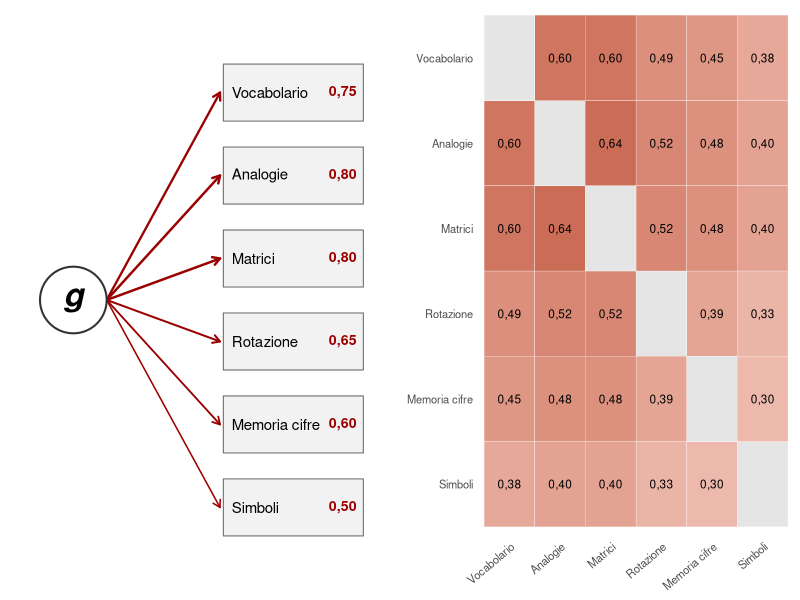

Generate this figure with R:
## ---- chunk 1
#| label: setup
library(ggplot2)
rosso = "#9A0000"
# Nel PDF (A5) le figure si disegnano alla larghezza reale della pagina.
stampa = knitr::is_latex_output()
virgola = function(x, d = 2) formatC(x, format = "f", digits = d, decimal.mark = ",")
## ---- chunk 2
#| label: fig-manifold
#| fig-cap: "Un modello a un fattore. Nel primo pannello, il fattore g e i pesi fattoriali di sei prove ipotetiche, indicati accanto a ciascuna prova. Nel secondo, le correlazioni fra le prove implicate dal modello, pari al prodotto dei rispettivi pesi: tutte positive, più alte fra le prove più legate a g. I valori sono illustrativi."
#| fig-alt: "Nel primo pannello un cerchio con la lettera g collegato da frecce a sei rettangoli che rappresentano prove cognitive, con pesi da 0,50 a 0,80. Nel secondo una matrice di correlazioni con tutte le celle positive, comprese fra 0,25 e 0,64."
#| fig-width: !expr if (stampa) 4.45 else 9
#| fig-height: !expr if (stampa) 5.6 else 4.2
prove = c("Vocabolario", "Analogie", "Matrici", "Rotazione", "Memoria cifre", "Simboli")
lam = c(.75, .80, .80, .65, .60, .50)
R = lam %o% lam; diag(R) = 1
# Nel PDF i due pannelli sono uno sopra l'altro, sul web affiancati.
par(mfrow = if (stampa) c(2, 1) else c(1, 2), mar = c(1, 1, 1, 1))
cx = if (stampa) .85 else 1
plot(0, 0, type = "n", xlim = c(0, 10), ylim = c(0, 10), axes = FALSE, xlab = "", ylab = "")
y = seq(9, 1, length.out = 6)
for (i in 1:6) {
  arrows(2.2, 5, 5.6, y[i], length = .08, lwd = 1.5 + 3 * (lam[i] - .5), col = rosso)
  rect(5.7, y[i] - .55, 9.9, y[i] + .55, col = "grey95", border = "grey40")
  text(5.95, y[i], prove[i], cex = .9 * cx, adj = 0)
  text(9.7, y[i], virgola(lam[i]), cex = .85 * cx, adj = 1, col = rosso, font = 2)
}
symbols(1.2, 5, circles = 1, inches = FALSE, add = TRUE, bg = "white", fg = "grey20", lwd = 2)
text(1.2, 5, "g", font = 4, cex = 2)
d = expand.grid(a = factor(prove, levels = prove), b = factor(prove, levels = rev(prove)))
d$r = R[cbind(as.integer(d$a), 7 - as.integer(d$b))]
d$lab = ifelse(d$r == 1, "", virgola(d$r))
d$r[d$r == 1] = NA
vp = if (stampa) grid::viewport(x = .5, y = .26, width = .8, height = .52) else grid::viewport(x = .75, y = .5, width = .5, height = 1)
print(ggplot(d, aes(a, b, fill = r)) +
  geom_tile(colour = "white") +
  geom_text(aes(label = lab), size = 3) +
  scale_fill_gradient(low = "white", high = rosso, limits = c(0, 1), na.value = "grey90", guide = "none") +
  labs(x = NULL, y = NULL) +
  theme_minimal(base_size = 10) +
  theme(axis.text.x = element_text(angle = 40, hjust = 1), panel.grid = element_blank()), vp = vp)
